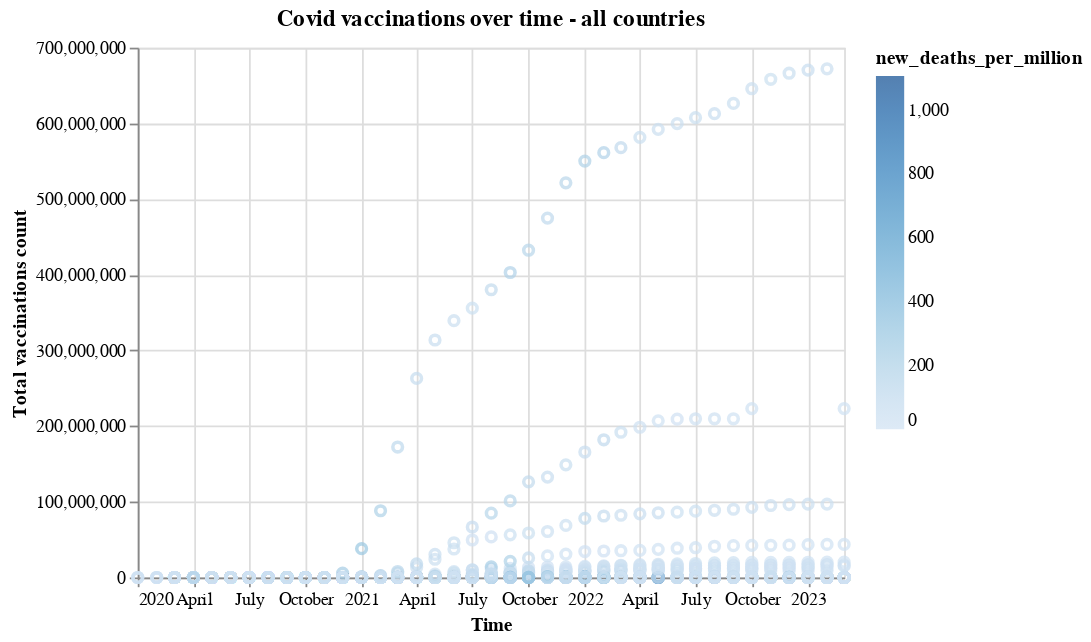

Write notebook code for a chart like this one.
### Code cell
#cheking if the chart works
chart1= alt.Chart(data_grouped).mark_point().encode(
      x=alt.X('month_year:T', title='Time'),
      y=alt.Y('total_vaccinations:Q',title='Total vaccinations count'),
      tooltip=['location', 'total_vaccinations'],
      color='new_deaths_per_million'
).properties(title='Covid vaccinations over time - all countries'
)
chart1

### Figure 1 — Vega-Lite specification as saved in the notebook (floating-point values rounded to 4 significant figures; data arrays with more than 128 entries replaced by an {"elided": "..."} marker saying what was removed)
{"config": {"view": {"continuousWidth": 400, "continuousHeight": 300}}, "data": {"name": "data-6d5a91fd98b8af167d93f0d691449ad4"}, "mark": "point", "encoding": {"color": {"field": "new_deaths_per_million", "type": "quantitative"}, "tooltip": [{"field": "location", "type": "nominal"}, {"field": "total_vaccinations", "type": "quantitative"}], "x": {"field": "month_year", "title": "Time", "type": "temporal"}, "y": {"field": "total_vaccinations", "title": "Total vaccinations count", "type": "quantitative"}}, "title": "Covid vaccinations over time - all countries", "$schema": "https://vega.github.io/schema/vega-lite/v4.17.0.json", "datasets": {"data-6d5a91fd98b8af167d93f0d691449ad4": {"elided": "1341 records"}}}
